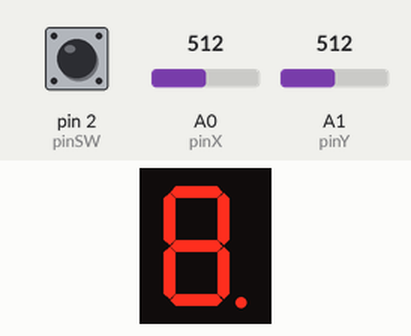
A sketch run on a simulated Arduino Uno, built with avr-gcc and run on an emulated ATmega328P. On the bench: 1-digit seven-segment display. Wiring (inferred from the names in the program): 1-digit 7-segment display, segments lit when LOW: segments pin 12, pin 10, pin 9, pin 8, pin 7, pin 6, pin 5, pin 4. The inputs (shaded band) are chosen by the test bench; at power-on: A1 (pinY) = 512, pin 2 (pinSW) HIGH, A0 (pinX) = 512. The segment pins are drawn as the display they are named for.

Above: at 1.2 s.
1.3 s: A1 (pinY) set to 0
At 1.9 s:
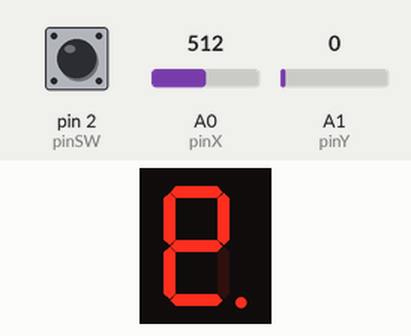
3.0 s: A1 (pinY) set to 1023
At 4.75 s:
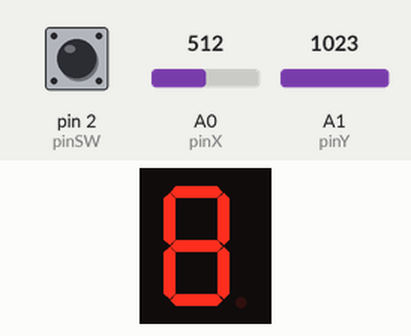
Timing chart, 0 to 6.2 s (numbered marks = the images above; inputs shaded):
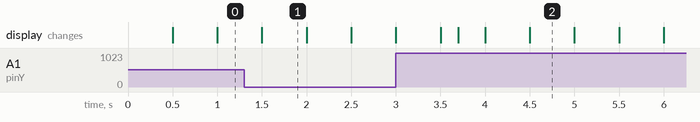

The sketch:

homework3_7segmentDisplay.ino
```cpp
// Declare all the ledsDisplay pins for the 7-segment display
const int pinA = 12;
const int pinB = 10;
const int pinC = 9;
const int pinD = 8;
const int pinE = 7;
const int pinF = 6;
const int pinG = 5;
const int pinDP = 4;

const int segSize = 8;

int ledsDisplay[segSize] = {
  pinA, pinB, pinC, pinD, pinE, pinF, pinG, pinDP
};
/*
const int indexPinA = 0;
const int indexPinB = 1;
const int indexPinC = 2;
const int indexPinD = 3;
const int indexPinE = 4;
const int indexPinF = 5;
const int indexPinG = 6;
const int indexPinDP = 7;*/

///declare a matrix of movement based on the table in the document
///it contains the index of the pins that will light up if they are chosen
///using -1 to if there is no pin that can light up if that direction is chosen
const int directionCount = 4; //up, down, left, right

const int movementMatrix[segSize][directionCount] = {
///  up         down        left        right
 /* {indexPinA, indexPinG, indexPinF,  indexPinB}, //a
  {indexPinA, indexPinG, indexPinF,  indexPinB}, //b
  {indexPinG, indexPinD, indexPinE,  indexPinDP},  //c
  {indexPinG, indexPinD, indexPinE,  indexPinC}, //d
  {indexPinG, indexPinD, indexPinE,  indexPinC}, //e
  {indexPinA, indexPinG, indexPinF,  indexPinB}, //f
  {indexPinA, indexPinD, indexPinG,  indexPinG}, //g
  {indexPinDP,indexPinDP,indexPinC,  indexPinDP}, //dp*/
  {0, 6, 5, 1}, // a  (0)
  {0, 6, 5, 1}, // b  (1)
  {6, 3, 4, 7}, // c  (2)
  {6, 3, 4, 2}, // d  (3)
  {6, 3, 4, 2}, // e  (4)
  {0, 6, 5, 1}, // f  (5)
  {0, 3, 6, 6}, // g  (6)
  {7, 7, 2, 7}  // dp (7)
};
// declare variables for direction to avoid magic numbers
const int UP = 0;
const int DOWN = 1;
const int LEFT = 2;
const int RIGHT = 3;

//declare the pins for the joystick
const int pinSW = 2; // digital pin connected to switch output
const int pinX = A0; // A0 = analog pin connected to X output
const int pinY = A1; // A1 = analog pin connected to Y output

byte ledState[segSize] = {0}; //0 for OFF, 1 for ON
byte currentLedBlinking = 0;
bool lastButtonState = HIGH;
bool buttonState = HIGH;
bool buttonPressed = false;
unsigned long buttonPressStartTime = 0;
unsigned long lastJoystickTime = 0;
bool joyChangedState = true;
int currentPinIndex = 7; //we're starting on the dp
const int startPosition = 7;

//declare the time variables
const int debounceInterval = 300;
const int blinkInterval = 500;
unsigned long lastTimeItBlinked = 0;
unsigned long lastTimeItDebounced = 0;
const int joystickTime = 800;
const int resetTime = 3000;

//declare variables for axis magic numbers
const int extremeHigh = 900; /// when hold to extreme right or up, either x or y become ~1023
const int extremeLow = 100; ///when hold to extreme left of down, either x or y become ~ 0 (under 10)
const int holdPositionLess = 400;
const int holdPositionMore = 600;
/// for the last 2, they serve 3 cases, when on start position both x and y are about 514, 508
/// when taken to the right or up, either x or y go to 510, 515 so I decided to make intervals based on that


void setup() {
  // put your setup code here, to run once:
  for( int i = 0; i < segSize; i++){
    pinMode(ledsDisplay[i], OUTPUT);
  }

  pinMode(pinSW, INPUT_PULLUP);
  attachInterrupt (digitalPinToInterrupt(pinSW), handleInterrupt, FALLING);
  pinMode(pinX, INPUT);
  pinMode(pinY, INPUT);


  Serial.begin(9600);

  digitalWrite(ledsDisplay[pinDP], HIGH); // Turn on the decimal point
}

void loop() {
  // put your main code here, to run repeatedly:
  int xValue = analogRead(pinX);
  int yValue = analogRead(pinY);

  //deciding the direction based on the values registered on the joystick
  if (millis() - lastJoystickTime >= joystickTime){
    joyChangedState = false;
    if (xValue > extremeHigh && yValue > holdPositionLess && yValue < holdPositionMore){
      moveLed(movementMatrix[currentPinIndex][UP]); //move position up
      lastJoystickTime = millis();
      joyChangedState = true;
    }
    else if (xValue < extremeLow && yValue > holdPositionLess && yValue < holdPositionMore){
      moveLed(movementMatrix[currentPinIndex][DOWN]); //moves position down
      lastJoystickTime = millis();
      joyChangedState = true;
    }
    else if (yValue < extremeLow && xValue > holdPositionLess && xValue < holdPositionMore){
      moveLed(movementMatrix[currentPinIndex][LEFT]); //move position to the left
      lastJoystickTime = millis();
      joyChangedState = true;
    }
    else if (yValue > extremeHigh && xValue > holdPositionLess && xValue < holdPositionMore){
      moveLed(movementMatrix[currentPinIndex][RIGHT]); //move position to the right
      lastJoystickTime = millis();
      joyChangedState = true;
    }

  }

  if (buttonPressed) {
    if (millis() - buttonPressStartTime >= resetTime) {
      // Long press, reset display
      resetingFunc();
      buttonPressed = false;
      //buttonPressStartTime = millis();
    }
    else if ((millis() - lastTimeItDebounced) > debounceInterval) { //short press
      lastTimeItDebounced = millis();
      buttonState = digitalRead(pinSW);
      if (buttonState != lastButtonState) {
        ledState[currentPinIndex] = !ledState[currentPinIndex];
        lastButtonState = !lastButtonState;
        buttonPressed = false;
      }
    }

  }
  else {
    buttonPressStartTime = millis();
    buttonPressed = false;
  }

  displayLeds();
  makeItBlink();
}


// Move the segment
void moveLed(int ledToMoveOn) {
  if (ledToMoveOn != currentPinIndex) {
    currentLedBlinking = ledState[ledToMoveOn];
    currentPinIndex = ledToMoveOn;
  }
}

//applies the reseting of the display after the button has been pressed for 4 sec
void resetingFunc() {
  for (int i = 0; i < segSize; i++) {
    ledState[i] = 0; // makes the leds turn OFF
  }
  currentPinIndex = startPosition; // makes the current pin to go back to starting position on dp
}

// function to display the leds
void displayLeds() {
  for (int i = 0; i < segSize; i++) {
    if(i != currentPinIndex)
      digitalWrite(ledsDisplay[i], ledState[i]);
  }
}

// function to make the current led blink
void makeItBlink() {
  if (millis() - lastTimeItBlinked >= blinkInterval) {
    lastTimeItBlinked = millis();
    currentLedBlinking = !currentLedBlinking;
    digitalWrite(ledsDisplay[currentPinIndex], currentLedBlinking);
  }
}

// this is called when the button of the joystick is pressed and the isr occurs
void handleInterrupt() {
  buttonPressed = true;
}
```

Measured:
- after the input at 1.3 s, the display: changes after 0.20 s (image 1)
- what the display in image 1 shows lasts 0.5 s, from 1.5 s to 2.0 s
